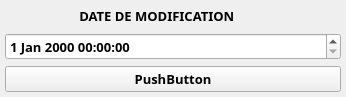
     <widget class="QWidget" name="scrollAreaWidgetContents_13">
      <property name="geometry">
       <rect>
        <x>0</x>
        <y>0</y>
        <width>346</width>
        <height>97</height>
       </rect>
      </property>
      <layout class="QGridLayout" name="gridLayout_13">
       <property name="leftMargin">
        <number>5</number>
       </property>
       <property name="topMargin">
        <number>5</number>
       </property>
       <property name="rightMargin">
        <number>5</number>
       </property>
       <property name="bottomMargin">
        <number>5</number>
       </property>
       <property name="horizontalSpacing">
        <number>10</number>
       </property>
       <item row="5" column="3">
        <widget class="QPushButton" name="pushButton_20">
         <property name="font">
          <font>
           <family>Rockwell Extra Bold</family>
           <pointsize>10</pointsize>
           <weight>75</weight>
           <bold>true</bold>
          </font>
         </property>
         <property name="text">
          <string>PushButton</string>
         </property>
        </widget>
       </item>
       <item row="3" column="3">
        <widget class="QDateTimeEdit" name="DATE">
         <property name="font">
          <font>
           <family>Rockwell Extra Bold</family>
           <pointsize>10</pointsize>
           <weight>75</weight>
           <bold>true</bold>
          </font>
         </property>
        </widget>
       </item>
       <item row="0" column="3">
        <widget class="QLabel" name="label_12">
         <property name="font">
          <font>
           <family>Rockwell Extra Bold</family>
           <pointsize>10</pointsize>
           <weight>75</weight>
           <bold>true</bold>
          </font>
         </property>
         <property name="text">
          <string>                      DATE DE MODIFICATION</string>
         </property>
        </widget>
       </item>
      </layout>
     </widget>
